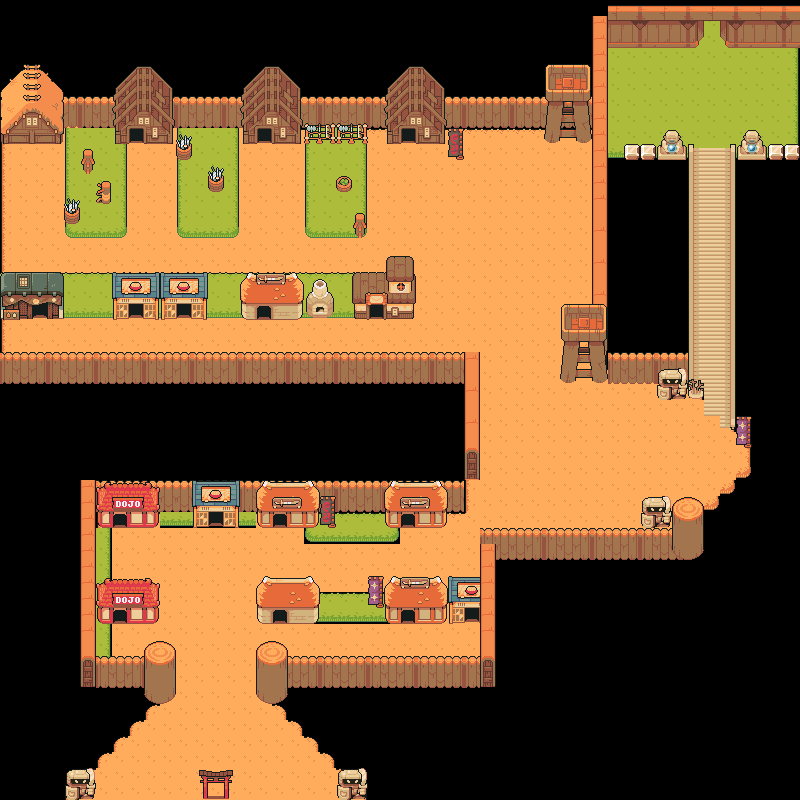

Rendered tile map (Tiled .tmx) drawn with the repository's tilesets; below, a short description and the map source with its tile grids summarised:
An orthogonal 50x50 tile map with 16x16 px tiles, 4 tile layers (fond, escalier, maison, truc_joli), 2 tilesets and 5 objects (player, spawn_rue, exit_rue, enter_bossrue_exit, enter_bossrue).

<map version="1.9" tiledversion="1.9.2" orientation="orthogonal" renderorder="right-down" width="50" height="50" tilewidth="16" tileheight="16" infinite="0" nextlayerid="6" nextobjectid="6">
 <tileset firstgid="1" source="Backgrounds/tileset_filed.tsx" />
 <tileset firstgid="31" source="Backgrounds/rue_dangereuse.tsx" />
 <layer id="1" name="fond" width="50" height="50">
  <data>[2500 cells, 1295 non-empty, 28 distinct tile ids]</data>
 </layer>
 <layer id="3" name="escalier" width="50" height="50">
  <data>[2500 cells, 420 non-empty, 57 distinct tile ids]</data>
 </layer>
 <layer id="2" name="maison" width="50" height="50">
  <data>[2500 cells, 204 non-empty, 128 distinct tile ids]</data>
 </layer>
 <layer id="4" name="truc_joli" width="50" height="50">
  <data>[2500 cells, 220 non-empty, 90 distinct tile ids]</data>
 </layer>
 <objectgroup id="5" name="Objects">
  <object id="1" name="player" x="182.354" y="738.635">
   <point />
  </object>
  <object id="2" name="spawn_rue" x="220.259" y="700.73">
   <point />
  </object>
  <object id="3" name="exit_rue" x="157.767" y="768.344" width="122.935" height="16.3913" />
  <object id="4" name="enter_bossrue_exit" x="690.485" y="146.498" width="44.0517" height="14.3424" />
  <object id="5" name="enter_bossrue" x="691.51" y="30.7338" width="34.8316" height="15.3669" />
 </objectgroup>
</map>
